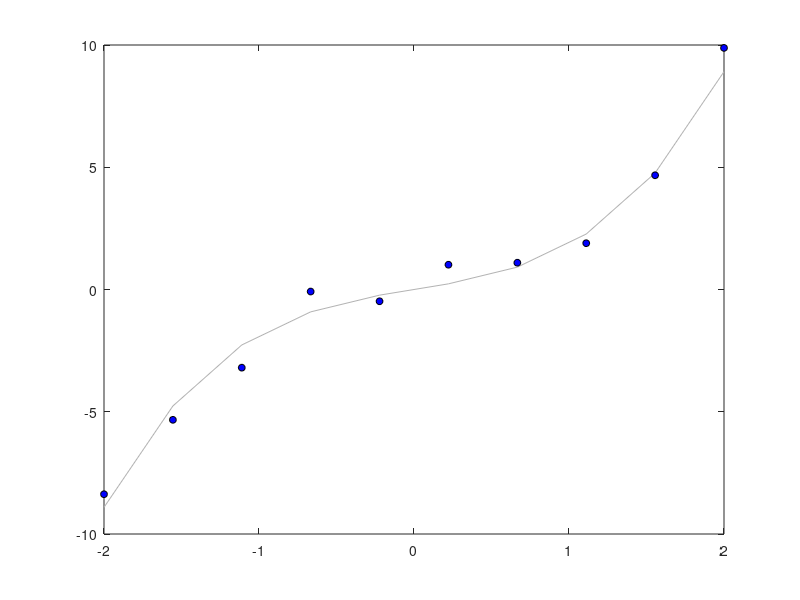

Here is the MATLAB script that generated this plot:
% making a simple plot

x = linspace(-2,2,10);
y_line = sin(x)  + x.^3;
y = y_line + randn(size(x));

plot(x,y_line,'LineStyle','-','Color',0.7*ones(1,3));
hold on;
plot(x,y,'LineStyle','none','Marker','o','MarkerSize',5,'MarkerFaceColor','b','MarkerEdgeColor','k');

saveas(1,'simpleplot.svg');
